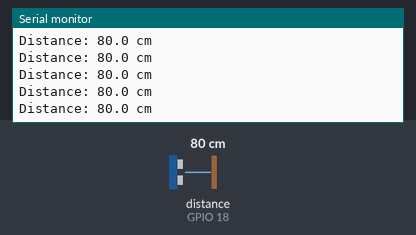
This sketch was run on a simulated ESP32. Parts: the last lines printed to the serial monitor. Wiring (inferred from the names in the program): ultrasonic range finder: trigger GPIO 5; echo GPIO 18. The inputs (shaded band) are chosen by the test bench; at power-on: distance to the obstacle (sensor on GPIO 18) 80 cm. The echo pulse lasts 58.3 µs per cm.

Above: at 1.2 s.
1.3 s: distance to the obstacle (sensor on GPIO 18) set to 2 cm
At 1.71 s:
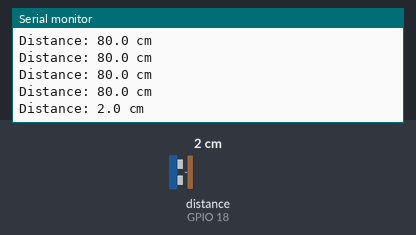
2.8 s: distance to the obstacle (sensor on GPIO 18) set to 4 cm
At 2.97 s:
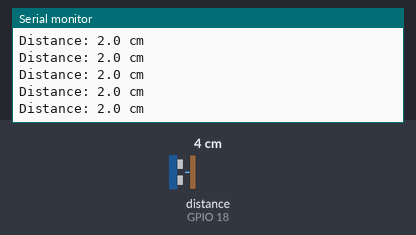
Timing chart, 0 to 5.8 s (numbered marks = the images above; inputs shaded):
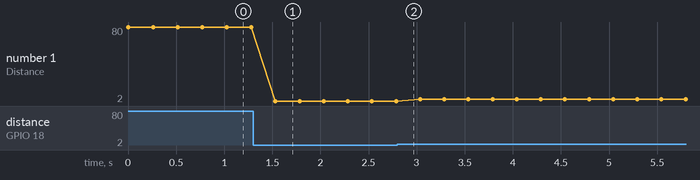

Measured:
- after the input at 1.3 s, the serial monitor: prints a new line after 0.23 s (image 1)
- plotted number 1: 80 → 2 after the input at 1.3 s, 2 → 4 after the input at 2.8 s

The sketch:

day_24_ultrasonic_distance_sensor_hc_sr04.ino
```cpp
// Day 24: HC-SR04 distance measurement.
// TRIG -> GPIO 5. ECHO -> GPIO 18 THROUGH A VOLTAGE DIVIDER (5V echo to 3.3V).
const int TRIG_PIN = 5;
const int ECHO_PIN = 18;
void setup() {
  Serial.begin(115200);
  pinMode(TRIG_PIN, OUTPUT);
  pinMode(ECHO_PIN, INPUT);
  digitalWrite(TRIG_PIN, LOW);
}
void loop() {
  digitalWrite(TRIG_PIN, LOW);
  delayMicroseconds(2);
  digitalWrite(TRIG_PIN, HIGH);
  delayMicroseconds(10);
  digitalWrite(TRIG_PIN, LOW);
  unsigned long duration = pulseIn(ECHO_PIN, HIGH, 30000UL);
  if (duration == 0) {
    Serial.println("No echo / out of range");
  } else {
    float distanceCm = duration * 0.0343f / 2.0f;
    Serial.print("Distance: "); Serial.print(distanceCm, 1); Serial.println(" cm");
  }
  delay(250);
}
```
